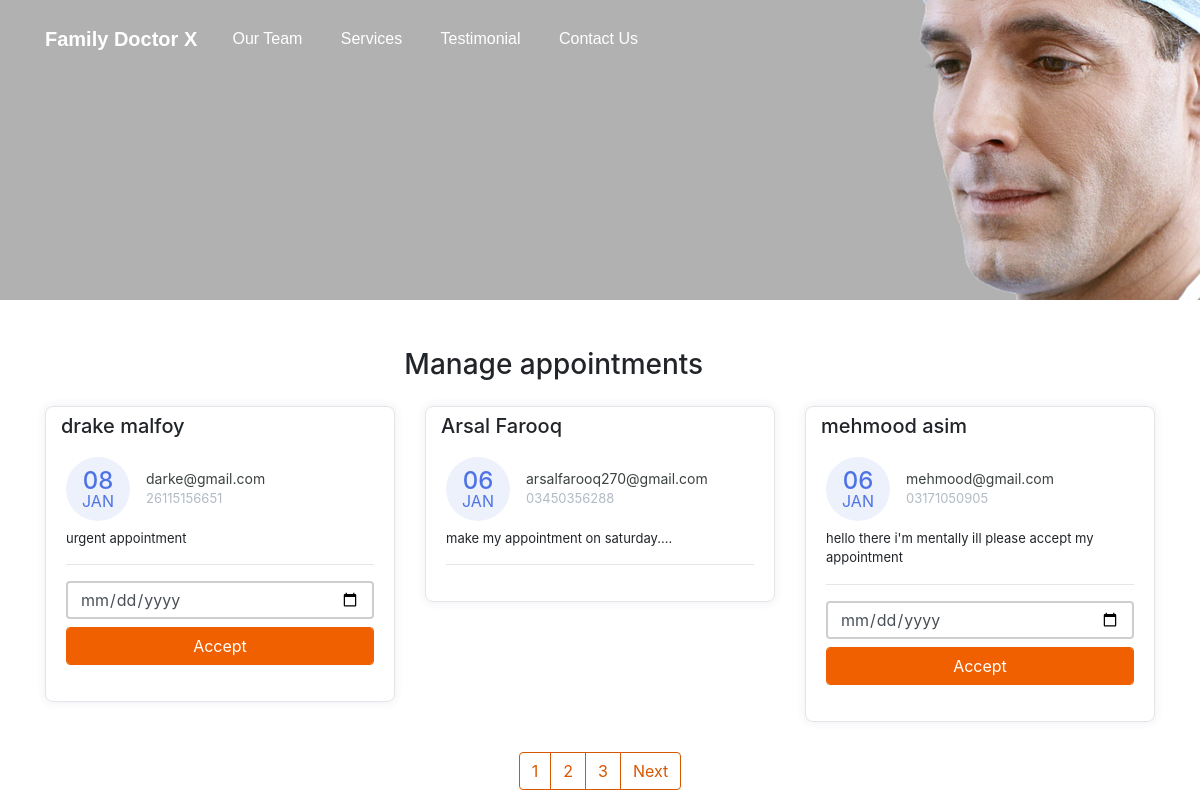
The page /manage-appointments on the database its author committed.
### doctorapp/models.py (models this page shows, shortened)
class Appointment(models.Model):
    first_name = models.CharField(max_length=50)
    last_name = models.CharField(max_length=50)
    email = models.EmailField()
    number = models.CharField(max_length=20)
    request = models.TextField(blank=True)
    send_date = models.DateField(auto_now_add=True)
    accepted = models.BooleanField(default=False)
    accepted_date = models.DateField(auto_now_add=False, null=True, blank=True)
    class Meta:
        ordering = ["-send_date"]

### doctorapp/views.py (the view, shortened to what this page needs)
# urls.py: path('manage-appointments', ManageAppointmentTemplate.as_view() , name='manage_appointments'),
class ManageAppointmentTemplate(ListView):
    template_name = 'manage-appointments.html'
    model = Appointment
    context_object_name = "appointments"
    login_required = True
    paginate_by = 3
    def get_context_data(self, *args ,**kwargs):
        context = super().get_context_data(*args, **kwargs)
        appointments = Appointment.objects.all()
        context.update({
            'title': "Manage Appointments",
        })
        return context

### doctorapp/context_processors.py (called while the page is built)
def get_notifications(request):
    count = Appointment.objects.filter(accepted=False).count()
    context = {
        'count': count,
    }
    return context

### templates/manage-appointments.html (shortened to what this page needs)
{% extends "base.html" %}
{% block content %}
    <div class="container mt-5">
        <div class="col-11 text-center mt-4 mb-4">
            <h3>
                Manage appointments
            </h3>
        </div>
        <div class="row">
          {% for i in appointments %}
            <div class="col-lg-4">
                <div class="card card-margin">
                    <div class="card-header no-border">
                        <h5 class="card-title">{{i.first_name}} {{i.last_name}}</h5>
                    </div>
                    <div class="card-body pt-0">
                        <div class="widget-49">
                            <div class="widget-49-title-wrapper">
                                <div class="widget-49-date-primary">
                                    <span class="widget-49-date-day">{{i.send_date|date:"d"}}</span>
                                    <span class="widget-49-date-month">{{i.send_date|date:"M"}}</span>
                                </div>
                                <div class="widget-49-meeting-info">
                                    <span class="widget-49-pro-title">{{i.email}}</span>
                                    <span class="widget-49-meeting-time">{{i.number}}</span>
                                </div>
                            </div>
                            <div class="widget-49-meeting-points">
                                <span>{{i.request}}</span>
                            </div>
                            <hr class="w-100">
                            {% if i.accepted == False %}
                              <form method="post" action="{% url "manage_appointments" %}">
                                  <div class="form-group">
                                      <input type="date" name="date" class="form-control mb-2"
                                          placeholder="dd-mm-yyyy" value=""
                                          min="1997-01-01" max="2030-12-31">
                                      <input class="btn-block btn-primary form-control" type="submit" value="Accept">
                                  </div>
                              </form>
                            {% endif %}
                        </div>
                    </div>
                </div>
            </div>
          {% endfor %}
        </div>
        {% if is_paginated %}
          <div class="wrapper">
              <nav aria-label="Page navigation example">
                  <ul class="pagination">
                      {% for number in page_obj.paginator.page_range %}
                        <li class="page-item"><a class="page-link" href="?page={{number}}">{{number}}</a></li>
                      {% endfor %}
                      {% if page_obj.has_next %}
                      <li class="page-item"><a class="page-link" href="?page={{page_obj.prebious_page_number}}">Next</a></li>
                      {% endif %}
                  </ul>
              </nav>
          </div>
        {% endif %}
{% endblock content %}

### templates/base.html (shortened to what this page needs)
{% load static %}
<!DOCTYPE html>
<html lang="en">
<head>
  <link href="{% static "css/bootstrap.min.css" %}" rel="stylesheet">
  <link rel="stylesheet" href="https://cdnjs.cloudflare.com/ajax/libs/font-awesome/5.15.3/css/all.min.css" />
  <link rel="stylesheet" href="{% static "css/styles.css" %}" />
</head>
<body>
  <div class="header" style="background: rgb(177, 177, 177) url('../static/img/header.png') no-repeat fixed center
  {% if "appointment" in request.path %}
    max-height:300px!important; min-height:300px!important;
  {% endif %}
  ">
    <nav class="navbar navbar-dark navbar-expand-md navigation-clean-search">
        <div class="container"><a class="navbar-brand" href="{% url "home" %}">Family Doctor X</a>
            <div class="collapse navbar-collapse"
                id="navcol-1">
                <ul class="nav navbar-nav">
                    <li class="nav-item" role="presentation">
                        <a class="nav-link active" href="#team">Our Team</a>
                    </li>
                    <li class="nav-item" role="presentation">
                        <a class="nav-link active" href="#services">Services</a>
                    </li>
                    <li class="nav-item" role="presentation">
                        <a class="nav-link active" href="#reviews">Testimonial</a>
                    </li>
                    <li class="nav-item" role="presentation">
                        <a class="nav-link active" href="#contact">Contact Us</a>
                    </li>
                </ul>
            </div>
        </div>
    </nav>
</div>
    {% block content %}{% endblock content %}
</body>
</html>

### static/css/styles.css (style rules this page uses)
.header { background: rgb(177, 177, 177) url("img/header.png") no-repeat fixed center; min-height: 1000px; font-family:'Source Sans Pro', sans-serif; }
@media (min-width:768px) { .header { padding-bottom:120px; } }
.header .navbar { background:transparent; padding-top:.75rem; padding-bottom:.75rem; color:#fff; border-radius:0; box-shadow:none; border:none; }
@media (min-width:768px) { .header .navbar { padding-top:1rem; padding-bottom:1rem; } }
.header .navbar .navbar-brand { font-weight:bold; color:inherit; }
.header .navbar .navbar-collapse { border-top:1px solid rgba(255,255,255,0.3); margin-top:.5rem; }
@media (min-width:768px) { .header .navbar .navbar-collapse { border-color:transparent; margin:0; } }
.header .navbar .navbar-nav a.active, .header .navbar .navbar-nav > .show .dropdown-item { background:none; box-shadow:none; }
@media (min-width: 768px) { .header .navbar-nav .nav-link { padding-left:.7rem; padding-right:.7rem; } }
@media (min-width: 992px) { .header .navbar-nav .nav-link { padding-left:1.2rem; padding-right:1.2rem; } }
.form-control { box-shadow: none !important; outline: none !important; border: 2px solid #cecece; height: 38px; }
.title-box .border,.btn-primary,.back-to-top, .logo i,.question-q-box,.social-circle li a:hover { background-color: #f16000 !important; }
.btn-primary { border: 1px solid #f16000 !important; }
@media (min-width: 768px) { .navbar-nav>li>a { padding-top: 10px; padding-bottom: 10px; } }

### rows shown on the page
Appointment: first_name "drake", last_name "malfoy", send_date "08", send_date "JAN", email "darke@gmail.com", number "26115156651", request "urgent appointment"
Appointment: first_name "Arsal", last_name "Farooq", send_date "06", send_date "JAN", email "arsalfarooq270@gmail.com", number "03450356288", request "make my appointment on saturday...."
Appointment: first_name "mehmood", last_name "asim", send_date "06", send_date "JAN", email "mehmood@gmail.com", number "03171050905", request "hello there i'm mentally ill please accept my appointment"

### other values the page prints
{{ number }} "1" "2" "3"
